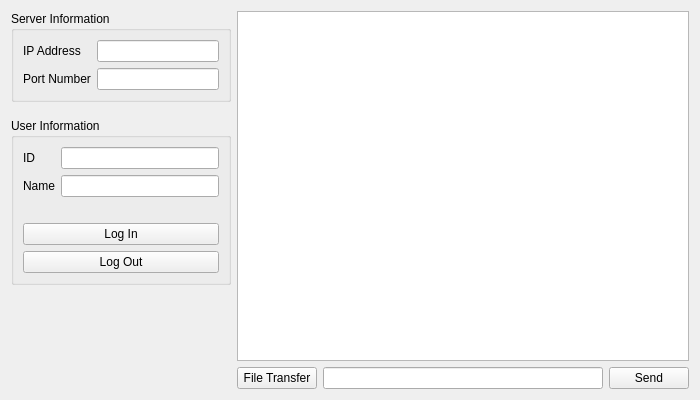
<?xml version="1.0" encoding="UTF-8"?>
<ui version="4.0">
 <class>Widget</class>
 <widget class="QWidget" name="Widget">
 <property name="geometry">
    <rect>
     <x>0</x>
     <y>0</y>
     <width>700</width>
     <height>400</height>
    </rect>
   </property>
   <property name="windowTitle">
    <string>Widget</string>
   </property>
   <layout class="QHBoxLayout" name="horizontalLayout_2">
    <item>
     <layout class="QVBoxLayout" name="inputVerticalLayout">
      <item>
       <layout class="QVBoxLayout" name="inputVerticalLayout2">
        <item>
         <widget class="QGroupBox" name="serverGroupBox">
          <property name="sizePolicy">
           <sizepolicy hsizetype="Fixed" vsizetype="Preferred">
            <horstretch>0</horstretch>
            <verstretch>0</verstretch>
           </sizepolicy>
          </property>
          <property name="minimumSize">
           <size>
            <width>220</width>
            <height>0</height>
           </size>
          </property>
          <property name="maximumSize">
           <size>
            <width>220</width>
            <height>16777215</height>
           </size>
          </property>
          <property name="title">
           <string>Server Information</string>
          </property>
          <layout class="QVBoxLayout" name="verticalLayout">
           <item>
            <layout class="QFormLayout" name="formLayout">
             <item row="0" column="0">
              <widget class="QLabel" name="ipAddrLabel">
               <property name="text">
                <string>IP Address</string>
               </property>
              </widget>
             </item>
             <item row="0" column="1">
              <widget class="QLineEdit" name="serverAddress"/>
             </item>
             <item row="1" column="0">
              <widget class="QLabel" name="portNumLabel">
               <property name="text">
                <string>Port Number</string>
               </property>
              </widget>
             </item>
             <item row="1" column="1">
              <widget class="QLineEdit" name="serverPort"/>
             </item>
            </layout>
           </item>
          </layout>
         </widget>
        </item>
        <item>
         <spacer name="verticalSpacer_3">
          <property name="orientation">
           <enum>Qt::Vertical</enum>
          </property>
          <property name="sizeType">
           <enum>QSizePolicy::Fixed</enum>
          </property>
          <property name="sizeHint" stdset="0">
           <size>
            <width>20</width>
            <height>10</height>
           </size>
          </property>
         </spacer>
        </item>
        <item>
         <widget class="QGroupBox" name="userGroupBox">
          <property name="sizePolicy">
           <sizepolicy hsizetype="Fixed" vsizetype="Preferred">
            <horstretch>0</horstretch>
            <verstretch>0</verstretch>
           </sizepolicy>
          </property>
          <property name="minimumSize">
           <size>
            <width>220</width>
            <height>0</height>
           </size>
          </property>
          <property name="maximumSize">
           <size>
            <width>220</width>
            <height>16777215</height>
           </size>
          </property>
          <property name="title">
           <string>User Information</string>
          </property>
          <layout class="QVBoxLayout" name="verticalLayout_2">
           <item>
            <layout class="QFormLayout" name="formLayout_2">
             <item row="0" column="0">
              <widget class="QLabel" name="idLabel">
               <property name="text">
                <string>ID</string>
               </property>
              </widget>
             </item>
             <item row="0" column="1">
              <widget class="QLineEdit" name="id"/>
             </item>
             <item row="1" column="0">
              <widget class="QLabel" name="nameLabel">
               <property name="text">
                <string>Name</string>
               </property>
              </widget>
             </item>
             <item row="1" column="1">
              <widget class="QLineEdit" name="name"/>
             </item>
            </layout>
           </item>
           <item>
            <spacer name="verticalSpacer">
             <property name="orientation">
              <enum>Qt::Vertical</enum>
             </property>
             <property name="sizeType">
              <enum>QSizePolicy::Fixed</enum>
             </property>
             <property name="sizeHint" stdset="0">
              <size>
               <width>20</width>
               <height>20</height>
              </size>
             </property>
            </spacer>
           </item>
           <item>
            <widget class="QPushButton" name="connectButton">
             <property name="text">
              <string>Log In</string>
             </property>
            </widget>
           </item>
           <item>
            <widget class="QPushButton" name="logOutButton">
             <property name="text">
              <string>Log Out</string>
             </property>
            </widget>
           </item>
          </layout>
         </widget>
        </item>
       </layout>
      </item>
      <item>
       <spacer name="verticalSpacer_2">
        <property name="orientation">
         <enum>Qt::Vertical</enum>
        </property>
        <property name="sizeHint" stdset="0">
         <size>
          <width>20</width>
          <height>40</height>
         </size>
        </property>
       </spacer>
      </item>
     </layout>
    </item>
    <item>
     <layout class="QVBoxLayout" name="messageVerticalLayout">
      <item>
       <widget class="QTextEdit" name="message">
        <property name="readOnly">
         <bool>true</bool>
        </property>
       </widget>
      </item>
      <item>
       <layout class="QHBoxLayout" name="horizontalLayout">
        <item>
         <widget class="QPushButton" name="fileButton">
          <property name="sizePolicy">
           <sizepolicy hsizetype="Fixed" vsizetype="Fixed">
            <horstretch>0</horstretch>
            <verstretch>0</verstretch>
           </sizepolicy>
          </property>
          <property name="text">
           <string>File Transfer</string>
          </property>
         </widget>
        </item>
        <item>
         <widget class="QLineEdit" name="inputLine"/>
        </item>
        <item>
         <widget class="QPushButton" name="sentButton">
          <property name="sizePolicy">
           <sizepolicy hsizetype="Fixed" vsizetype="Fixed">
            <horstretch>0</horstretch>
            <verstretch>0</verstretch>
           </sizepolicy>
          </property>
          <property name="text">
           <string>Send</string>
          </property>
         </widget>
        </item>
       </layout>
      </item>
     </layout>
    </item>
   </layout>
  </widget>
  <resources/>
  <connections/>
 </ui>
